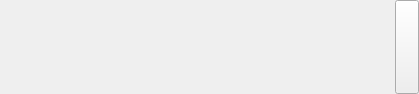
<?xml version="1.0" encoding="UTF-8"?>
<ui version="4.0">
 <class>axis</class>
 <widget class="TaurusWidget" name="axis">
  <property name="geometry">
   <rect>
    <x>0</x>
    <y>0</y>
    <width>419</width>
    <height>94</height>
   </rect>
  </property>
  <property name="sizePolicy">
   <sizepolicy hsizetype="Preferred" vsizetype="Maximum">
    <horstretch>0</horstretch>
    <verstretch>0</verstretch>
   </sizepolicy>
  </property>
  <property name="windowTitle">
   <string>Axis</string>
  </property>
  <layout class="QHBoxLayout" name="horizontalLayout" stretch="0,0,1,0">
   <property name="spacing">
    <number>0</number>
   </property>
   <property name="margin">
    <number>0</number>
   </property>
   <item>
    <widget class="QLabel" name="axisLabel"/>
   </item>
   <item>
    <spacer name="labelSpacer">
     <property name="orientation">
      <enum>Qt::Horizontal</enum>
     </property>
     <property name="sizeType">
      <enum>QSizePolicy::Fixed</enum>
     </property>
     <property name="sizeHint" stdset="0">
      <size>
       <width>3</width>
       <height>16</height>
      </size>
     </property>
    </spacer>
   </item>
   <item>
    <widget class="QWidget" name="readWritePanel" native="true">
     <property name="toolTip">
      <string>Axis current position (double click to set new position)</string>
     </property>
     <layout class="QHBoxLayout" name="horizontalLayout_3">
      <property name="spacing">
       <number>0</number>
      </property>
      <property name="margin">
       <number>0</number>
      </property>
     </layout>
    </widget>
   </item>
   <item>
    <widget class="QWidget" name="stepPanel" native="true">
     <layout class="QHBoxLayout" name="horizontalLayout_2" stretch="0,0">
      <property name="spacing">
       <number>0</number>
      </property>
      <property name="margin">
       <number>0</number>
      </property>
      <item>
       <widget class="QWidget" name="stepButtonPanel" native="true"/>
      </item>
      <item>
       <widget class="QToolButton" name="stepMenuToolButton">
        <property name="sizePolicy">
         <sizepolicy hsizetype="Fixed" vsizetype="Minimum">
          <horstretch>0</horstretch>
          <verstretch>0</verstretch>
         </sizepolicy>
        </property>
        <property name="toolTip">
         <string>Step size selection</string>
        </property>
        <property name="iconSize">
         <size>
          <width>16</width>
          <height>16</height>
         </size>
        </property>
        <property name="popupMode">
         <enum>QToolButton::InstantPopup</enum>
        </property>
       </widget>
      </item>
     </layout>
    </widget>
   </item>
  </layout>
 </widget>
 <customwidgets>
  <customwidget>
   <class>TaurusWidget</class>
   <extends>QWidget</extends>
   <header>taurus.qt.qtgui.container</header>
   <container>1</container>
  </customwidget>
 </customwidgets>
 <resources/>
 <connections/>
</ui>
